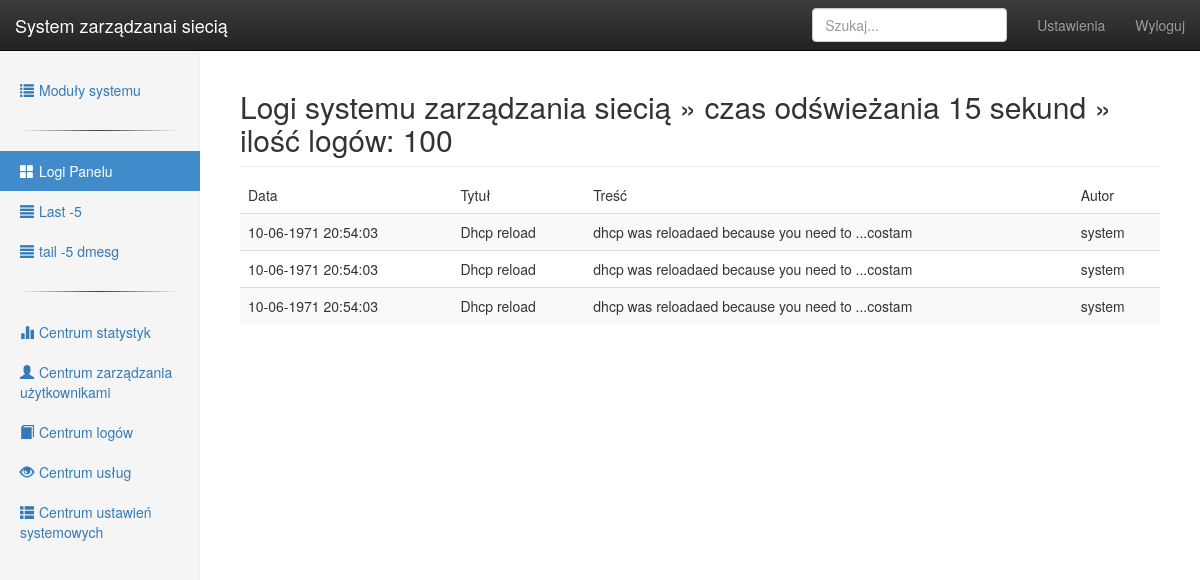
/logs/panelLog (signed in), run on an earlier commit of the app's database.
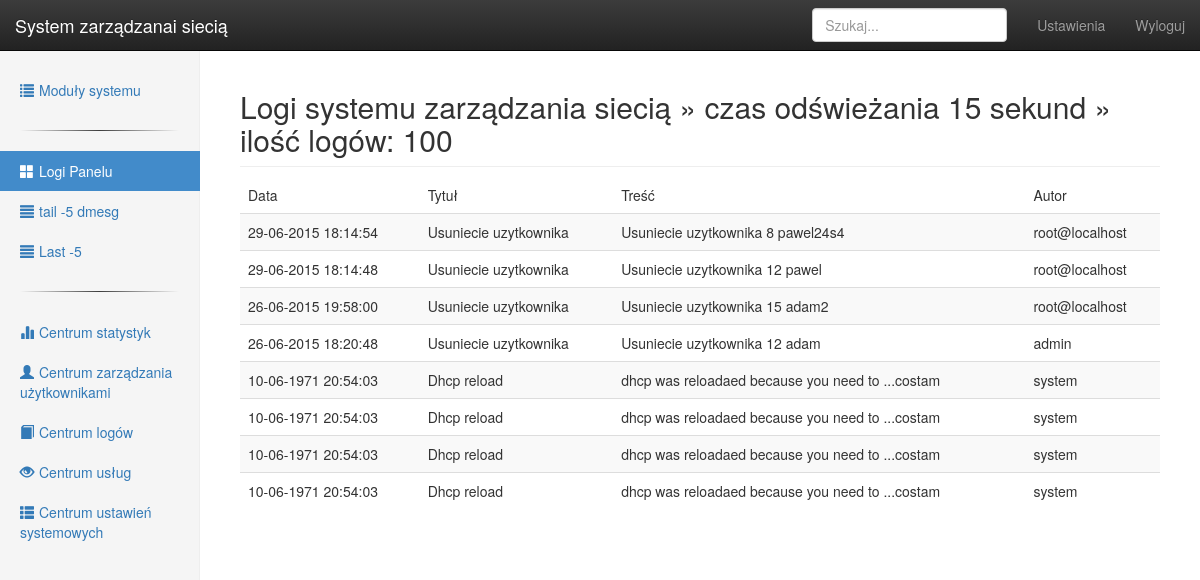
And on a later commit of the database.
### tables this page shows
CREATE TABLE IF NOT EXISTS `panellogs` (
  `id` int(10) unsigned NOT NULL AUTO_INCREMENT,
  `dateadd` int(11) DEFAULT NULL,
  `title` varchar(177) DEFAULT NULL,
  `content` text,
  `author` varchar(177) DEFAULT NULL,
  PRIMARY KEY (`id`)
);

### libs/View.php (called while the page is built, shortened)
<?php
class View {
    public function render($name, $noInclude = false)
    {
        require 'views/' . $name . '.php';
    }
}

### controllers/logs.php (called while the page is built, shortened)
<?php
class Logs extends Controller {
    function loadAuthContent(){
        $this->view->info = array();
        $this->view->leftMenu = array();
    }
    private function renderLeftMenu($active = ""){
        $this->view->linuxLogs = $this->model->getLogs();
        array_push($this->view->leftMenu, array('active' => false, 'ico' => 'th-large', 'link' => 'logs/panelLog', 'title' => "Logi Panelu"));
        foreach ($this->view->linuxLogs as $log) {
            array_push($this->view->leftMenu, array('active' => false, 'ico' => 'align-justify', 'link' => 'logs/log/'.$log['id'], 'title' => $log['title']));
        }
        for ($i = 0; $i < count($this->view->leftMenu); $i++) {
            if ($this->view->leftMenu[$i]['link'] == 'logs/'.$active){
                $this->view->leftMenu[$i]['active'] = true;
                break;
            }
        }
        $this->view->render('leftMenu');
    }
    function panelLog() {
        $this->view->render('header');
        $this->renderLeftMenu('panelLog');
        $this->view->title = 'Logi systemu zarządzania siecią &raquo; czas odświeżania 15 sekund &raquo; ilość logów: 100';
        $logLimit = 100;
        $this->view->panelLogs = $this->model->getPanelLogs($logLimit);
        $this->view->render('logs/panelLogs');
        $this->view->render('footerWithMenu');
        $this->view->render('logs/getPanelLogsAjax');
    }
}

### libs/Bootstrap.php (called while the page is built, shortened)
<?php
final class Bootstrap {
    private $_url = null;
    private $_controller = null;
    private $_method = null;
    private $_controllerPath = 'controllers/';
    private $_modelPath = 'models/';
    public function init() {
        $this->_callControllerMethod();
    }
    private function _getUrl() {
        $url = isset($_GET['url']) ? $_GET['url'] : 'index';
        $url = rtrim($url, '/');
        $url = filter_var($url, FILTER_SANITIZE_URL);
        $this->_url = explode('/', $url);
    }
    private function _loadController() {
        $file = $this->_controllerPath . $this->_url[0] . '.php';
        if (file_exists($file)) {
            $this->_controller = new $this->_url[0];
            $this->_controller->loadModel($this->_url[0], $this->_modelPath);
        } else {
            $this->_error();
            return false;
        }
    }
    private function _callControllerMethod() {
        $length = count($this->_url);
        if ($length > 0) {
            if (method_exists($this->_controller, $this->_url[1])) {
                $this->_method = $this->_url[1];
            } else {
                $this->_error();
            }
        } else {
            $this->_method = 'index';
        }
        $this->parms = $this->_url ? array_values($this->_url) : [];
        call_user_func_array([$this->_controller, $this->_method], $this->parms);
    }
}

### index.php (called while the page is built, shortened)
<?php
$bootstrap = new Bootstrap();
$bootstrap->init();

### libs/Model.php (called while the page is built)
<?php
abstract class Model {
    function __construct() {
        $this->db = new Database(DB_TYPE, DB_HOST, DB_NAME, DB_USER, DB_PASS);
    }
}

### models/logs_model.php (called while the page is built, shortened)
<?php
class Logs_Model extends Model {
    public function getPanelLogs($logLimit) {
        $sth = $this->db->prepare('select * from panelLogs order by dateadd desc limit 0, :limitx ');
        $sth->bindParam(':limitx', $logLimit, PDO::PARAM_INT);
        $sth->execute();
        return $sth->fetchAll(PDO::FETCH_ASSOC);
    }
}

### libs/Controller.php (called while the page is built, shortened)
<?php
abstract class Controller {
    public function loadModel($name, $modelPath = 'models/') {
        $path = $modelPath . $name.'_model.php';
        if (file_exists($path)) {
            $this->model = new $modelName();
        }
    }
}

### views/logs/panelLogs.php (the view)
<?php
echo '<h2 class="sub-header">'.$this->title.'</h2>'
        . '<table class="table table-striped">'
        . '<thead><tr><td>Data</td><td>Tytuł</td><td>Treść</td><td>Autor</td></tr></thead><tbody id="panelLogsAjax">';
if (isset($this->panelLogs)) {
    foreach ($this->panelLogs as $log) {
        echo '<tr><td>'.@date("d-m-Y H:i:s", $log['dateadd']).'</td><td>'.$log['title'].'</td><td>'.$log['content'].'</td><td>'.$log['author'].'</td></tr>';
    }
}
echo '</tbody></table>';

### views/leftMenu.php (shortened to what the changed rows need)
  <div class="col-sm-3 col-md-2 sidebar">
    <?php
    if (!empty($this->leftMenu))
     echo '<ul class="nav nav-sidebar">';
        if (isset($this->leftMenu)) {
            foreach ($this->leftMenu as $link) {
                echo '<li';
                if ($link['active'])
                    echo ' class="active"';
                echo '><a href="'.URL.$link['link'].'"><span class="glyphicon glyphicon-'.$link['ico'].'" aria-hidden="true" style="margin-right:5px;"> </span>'.$link['title'].'</a></li>';
            }
        }
    if (!empty($this->leftMenu))
    echo '</ul><hr class="style-two">';
    ?>
</div>
<div class="col-sm-9 col-sm-offset-3 col-md-10 col-md-offset-2 main">

What changed in the data, as far as the page shows it:
added panellogs: dateadd "29-06-2015 18:14:54", title "Usuniecie uzytkownika", content "Usuniecie uzytkownika 8 pawel24s4", author "root@localhost"
added panellogs: dateadd "29-06-2015 18:14:48", title "Usuniecie uzytkownika", content "Usuniecie uzytkownika 12 pawel", author "root@localhost"
added panellogs: dateadd "26-06-2015 19:58:00", title "Usuniecie uzytkownika", content "Usuniecie uzytkownika 15 adam2", author "root@localhost"
added panellogs: dateadd "26-06-2015 18:20:48", title "Usuniecie uzytkownika", content "Usuniecie uzytkownika 12 adam", author "admin"
added panellogs: dateadd "10-06-1971 20:54:03", title "Dhcp reload", content "dhcp was reloadaed because you need to ...costam", author "system"
